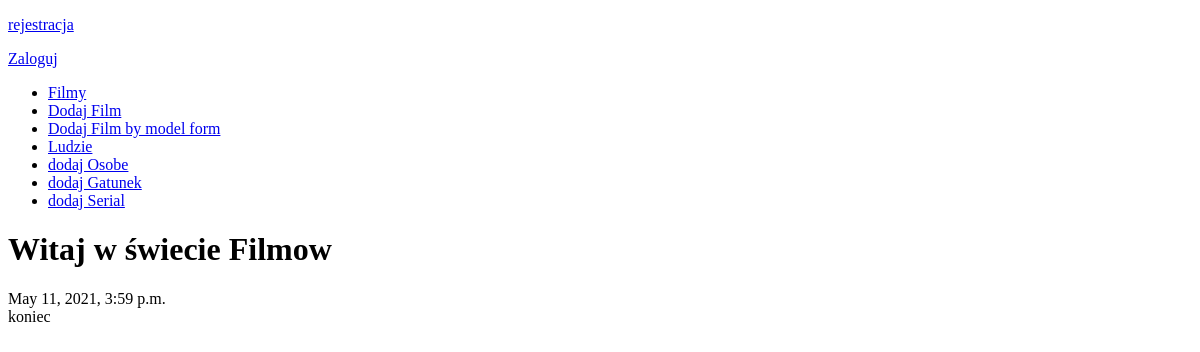
Before: /list_tvshow/ with the older database file.
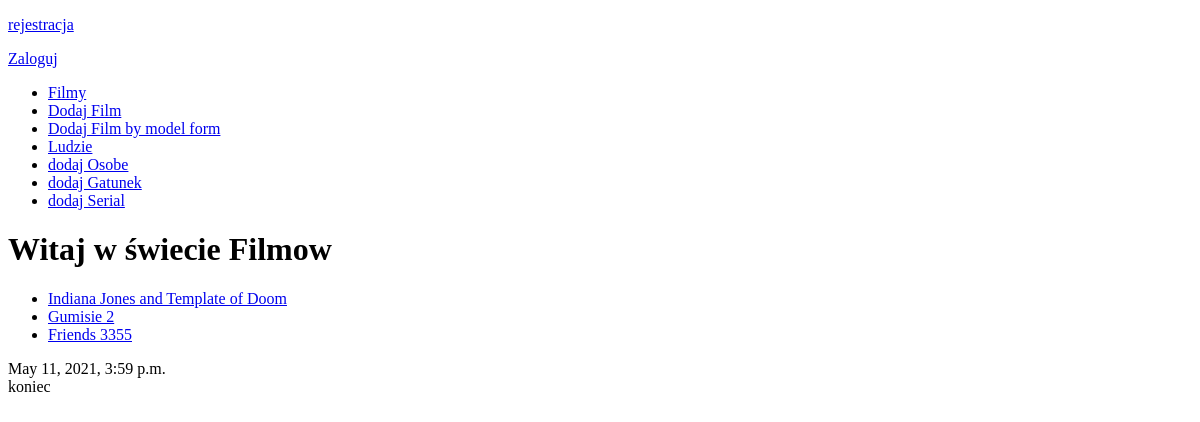
After: the same page with the newer database file.
### filmy/models.py (models this page shows)
class TvShow(models.Model):
    title = models.CharField(max_length=128)
    year = models.IntegerField()
    director = models.ForeignKey(Person, on_delete=models.CASCADE)
    owner = models.IntegerField(choices=PRODUCERS)
    def __str__(self):
        return self.title
    def get_absolute_url(self):
        return reverse('detail_tvshow', args=(self.id,))

### filmy/views.py (the view)
# urls.py: path('list_tvshow/', views.ListTvShowView.as_view(), name='list_tvshow'),
class ListTvShowView(ListView):
    model = TvShow
    template_name = 'list_view.html'

### filmy/context_processor.py (called while the page is built)
def get_data(request):
    return {'date': datetime.now()}

### templates/list_view.html
{% extends 'base.html' %}
{% block content %}
    <ul>
    {% for obj in object_list %}
        <li><a href="{{ obj.get_absolute_url }}" >{{obj}}</a></li>
    {% endfor %}
    </ul>
{% endblock %}

### templates/base.html (shortened to what this page needs)
<!DOCTYPE html>
<html lang="en">
<head>
</head>
<body>
<div class="content">
    {% if user.is_authenticated %}
        {{ user.username }}
         <p><a href="{% url 'logout' %}">Wyloguj</a></p>
    {% else %}
        <p><a href="{% url 'register' %}">rejestracja</a> </p>
        <p><a href="{% url 'login' %}">Zaloguj</a></p>
    {% endif %}
    {% include 'main_buttons.html' with piesek='reksio'%}
    <h1>Witaj w świecie Filmow</h1>
    {% block content %}
    {% endblock %}
<div class="footer">
    {{date}}
</div>
koniec
</div>
</body>
</html>

### templates/main_buttons.html
<ul>
    <li><a href="{% url 'view_movies' %}"> Filmy</a></li>
    <li><a href="{% url 'create_movie' %}">Dodaj Film</a></li>
    <li><a href="{% url 'create_movie_model_form' %}">Dodaj Film by model form</a></li>
    <li><a href="{% url 'view_persons' %}">Ludzie</a></li>
    <li><a href="{% url 'add_person_form' %}">dodaj Osobe</a></li>
    <li><a href="{% url 'add_genre' %}">dodaj Gatunek</a></li>
    <li><a href="{% url 'add_tvshow' %}">dodaj Serial</a></li>
</ul>

Changed rows visible on the page:
added TvShow: title "Indiana Jones and Template of Doom"
added TvShow: title "Gumisie 2"
added TvShow: title "Friends 3355"
